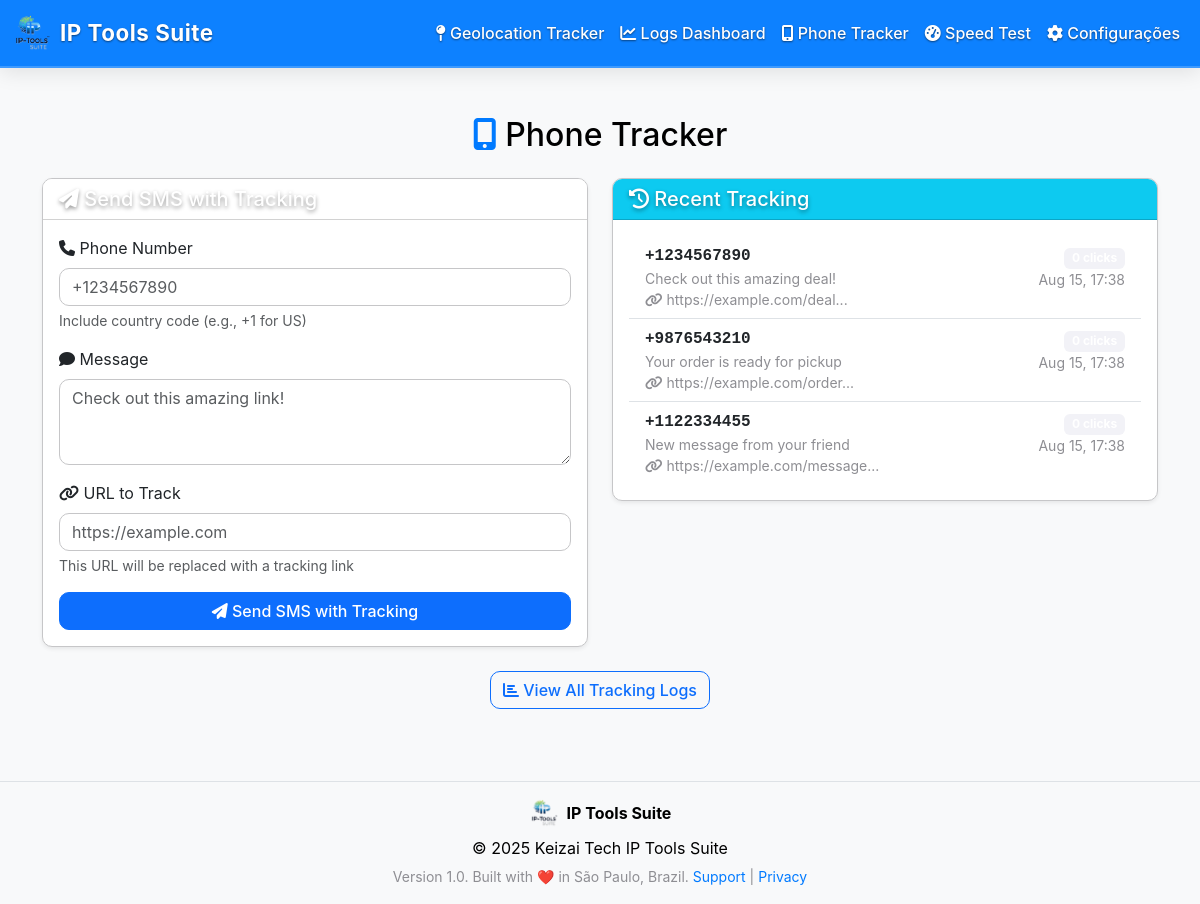
/phone-tracker/send_sms.php, run on the app's committed database.
### tables this page shows
CREATE TABLE phone_tracking (
    id INT AUTO_INCREMENT PRIMARY KEY,
    phone_number VARCHAR(20) NOT NULL COMMENT 'Phone number with country code',
    message_text TEXT NOT NULL COMMENT 'SMS message content',
    original_url TEXT NOT NULL COMMENT 'Original URL to redirect to',
    tracking_code VARCHAR(8) NOT NULL UNIQUE COMMENT 'Unique tracking code',
    tracking_link TEXT NOT NULL COMMENT 'Generated tracking URL',
    status ENUM('pending', 'clicked') DEFAULT 'pending' COMMENT 'Tracking status',
    created_at TIMESTAMP DEFAULT CURRENT_TIMESTAMP COMMENT 'When tracking was created',
    updated_at TIMESTAMP DEFAULT CURRENT_TIMESTAMP ON UPDATE CURRENT_TIMESTAMP COMMENT 'Last update time',
    INDEX idx_tracking_code (tracking_code),
    INDEX idx_phone_number (phone_number),
    INDEX idx_status (status),
    INDEX idx_created_at (created_at)
);

### phone-tracker/send_sms.php (the view, shortened to what this page needs)
<?php
$db = connectDB();
$recent_tracks = $db->query("
    SELECT pt.*, COUNT(pc.id) as click_count
    FROM phone_tracking pt
    LEFT JOIN phone_clicks pc ON pt.tracking_code = pc.tracking_code
    GROUP BY pt.id
    ORDER BY pt.created_at DESC
    LIMIT 10
")->fetchAll(PDO::FETCH_ASSOC);
?>
<!DOCTYPE html>
<html lang="en">
<head>
    <link href="https://cdn.jsdelivr.net/npm/bootstrap@5.3.0/dist/css/bootstrap.min.css" rel="stylesheet">
    <link href="https://cdnjs.cloudflare.com/ajax/libs/font-awesome/6.4.0/css/all.min.css" rel="stylesheet">
</head>
<body class="bg-light">
    <?php include('../header.php'); ?>
    <div class="container py-4">
        <h2 class="mb-4 text-center">
            <i class="fa-solid fa-mobile-screen-button text-primary"></i> Phone Tracker
        </h2>
        <div class="row">
            <div class="col-md-6">
                <div class="card shadow-sm">
                    <div class="card-header bg-primary text-white">
                        <h5 class="mb-0"><i class="fa-solid fa-paper-plane"></i> Send SMS with Tracking</h5>
                    </div>
                    <div class="card-body">
                        <form method="POST">
                            <div class="mb-3">
                                <label for="phone_number" class="form-label">
                                    <i class="fa-solid fa-phone"></i> Phone Number
                                </label>
                                <input type="tel" class="form-control" id="phone_number" name="phone_number"
                                       placeholder="+1234567890" required>
                                <div class="form-text">Include country code (e.g., +1 for US)</div>
                            </div>
                            <div class="mb-3">
                                <label for="message_text" class="form-label">
                                    <i class="fa-solid fa-comment"></i> Message
                                </label>
                                <textarea class="form-control" id="message_text" name="message_text" rows="3"
                                          placeholder="Check out this amazing link!" required></textarea>
                            </div>
                            <div class="mb-3">
                                <label for="link_url" class="form-label">
                                    <i class="fa-solid fa-link"></i> URL to Track
                                </label>
                                <input type="url" class="form-control" id="link_url" name="link_url"
                                       placeholder="https://example.com" required>
                                <div class="form-text">This URL will be replaced with a tracking link</div>
                            </div>
                            <button type="submit" class="btn btn-primary w-100">
                                <i class="fa-solid fa-paper-plane"></i> Send SMS with Tracking
                            </button>
                        </form>
                    </div>
                </div>
            </div>
            <div class="col-md-6">
                <div class="card shadow-sm">
                    <div class="card-header bg-info text-white">
                        <h5 class="mb-0"><i class="fa-solid fa-history"></i> Recent Tracking</h5>
                    </div>
                    <div class="card-body">
                        <?php if (empty($recent_tracks)): ?>
                            <p class="text-muted text-center">No tracking history yet.</p>
                        <?php else: ?>
                            <div class="list-group list-group-flush">
                                <?php foreach ($recent_tracks as $track): ?>
                                    <div class="list-group-item tracking-card <?= $track['click_count'] > 0 ? 'clicked' : '' ?>">
                                        <div class="d-flex justify-content-between align-items-start">
                                            <div class="flex-grow-1">
                                                <div class="phone-number"><?= htmlspecialchars($track['phone_number']) ?></div>
                                                <div class="text-muted small"><?= htmlspecialchars($track['message_text']) ?></div>
                                                <div class="text-muted small">
                                                    <i class="fa-solid fa-link"></i>
                                                    <?= htmlspecialchars(substr($track['original_url'], 0, 50)) ?>...
                                                </div>
                                            </div>
                                            <div class="text-end">
                                                <span class="badge bg-<?= $track['click_count'] > 0 ? 'success' : 'secondary' ?> status-badge">
                                                </span>
                                                <div class="text-muted small">
                                                    <?= date('M j, H:i', strtotime($track['created_at'])) ?>
                                                </div>
                                            </div>
                                        </div>
                                    </div>
                                <?php endforeach; ?>
                            </div>
                        <?php endif; ?>
                    </div>
                </div>
            </div>
        </div>
        <div class="text-center mt-4">
            <a href="tracking_logs.php" class="btn btn-outline-primary">
                <i class="fa-solid fa-chart-bar"></i> View All Tracking Logs
            </a>
        </div>
    </div>
    <?php include('../footer.php'); ?>
</body>
</html>

### assets/themes.css (style rules this page uses)
:root { --theme-name: 'macos-aqua'; --primary-color: #007aff; --secondary-color: #8e8e93; --success-color: #34c759; --danger-color: #ff3b30; --warning-color: #ff9500; --info-color: #5ac8fa; --light-color: #f2f2f7; --dark-color: #1c1c1e; --bg-primary: #ffffff; --bg-secondary: #f2f2f7; --bg-tertiary: #e5e5ea; --text-primary: #000000; --text-secondary: #3c3c43; --text-muted: #8e8e93; --border-color: #c6c6c8; --border-radius: 10px; --border-width: 1px; --shadow-sm: 0 1px 3px rgba(0, 0, 0, 0.1); --shadow: 0 4px 12px rgba(0, 0, 0, 0.15); --shadow-lg: 0 8px 24px rgba(0, 0, 0, 0.2); --transition: all 0.3s cubic-bezier(0.25, 0.46, 0.45, 0.94); --spacing-xs: 0.25rem; --spacing-sm: 0.5rem; --spacing-md: 1rem; --spacing-lg: 1.5rem; --spacing-xl: 3rem; }
body { background: var(--bg-primary); color: var(--text-primary); transition: var(--transition); font-family: -apple-system, BlinkMacSystemFont, 'Segoe UI', Roboto, sans-serif; }
.card { background: var(--bg-primary); border: var(--border-width) solid var(--border-color); border-radius: var(--border-radius); box-shadow: var(--shadow-sm); transition: var(--transition); overflow: hidden; }
.btn { border-radius: var(--border-radius); transition: var(--transition); font-weight: 500; }
.btn { border-radius: 10px; font-weight: 500; }
.form-control { background: var(--bg-primary); border: var(--border-width) solid var(--border-color); border-radius: var(--border-radius); color: var(--text-primary); transition: var(--transition); }
.fade-in { animation: fadeIn 0.5s ease-out; }
.text-primary { color: var(--primary-color) !important; }
.text-muted { color: var(--text-muted) !important; }
.bg-primary { background-color: var(--bg-primary) !important; }
.bg-secondary { background-color: var(--bg-secondary) !important; }

### assets/navbar-fixes.css (style rules this page uses)
.text-white { color: #ffffff !important; text-shadow: 0 2px 4px rgba(0, 0, 0, 0.4); }
.card, .btn, .alert, .container, .row, .col, [class*="col-"] { position: relative; z-index: 1; }
.btn, .card { z-index: 1 !important; }
.container, .row, .col, [class*="col-"] { position: relative; z-index: 1; }

### assets/dropdown-simple-fix.css (style rules this page uses)
.container, .row, .col, [class*="col-"], .card, .btn, .alert, .bg-primary, .welcome-card, .overlapping-element { position: relative !important; z-index: 1 !important; }

### phone-tracker/send_sms.php (style rules this page uses)
.tracking-card { border-left: 4px solid #007bff; }
.phone-number { font-family: monospace; font-weight: bold; }
.status-badge { font-size: 0.8rem; }

### data on the page
phone_tracking: phone_number "+1234567890", message_text "Check out this amazing deal!", original_url "https://example.com/deal", created_at "Aug 15, 17:38"
phone_tracking: phone_number "+9876543210", message_text "Your order is ready for pickup", original_url "https://example.com/order", created_at "Aug 15, 17:38"
phone_tracking: phone_number "+1122334455", message_text "New message from your friend", original_url "https://example.com/message", created_at "Aug 15, 17:38"
